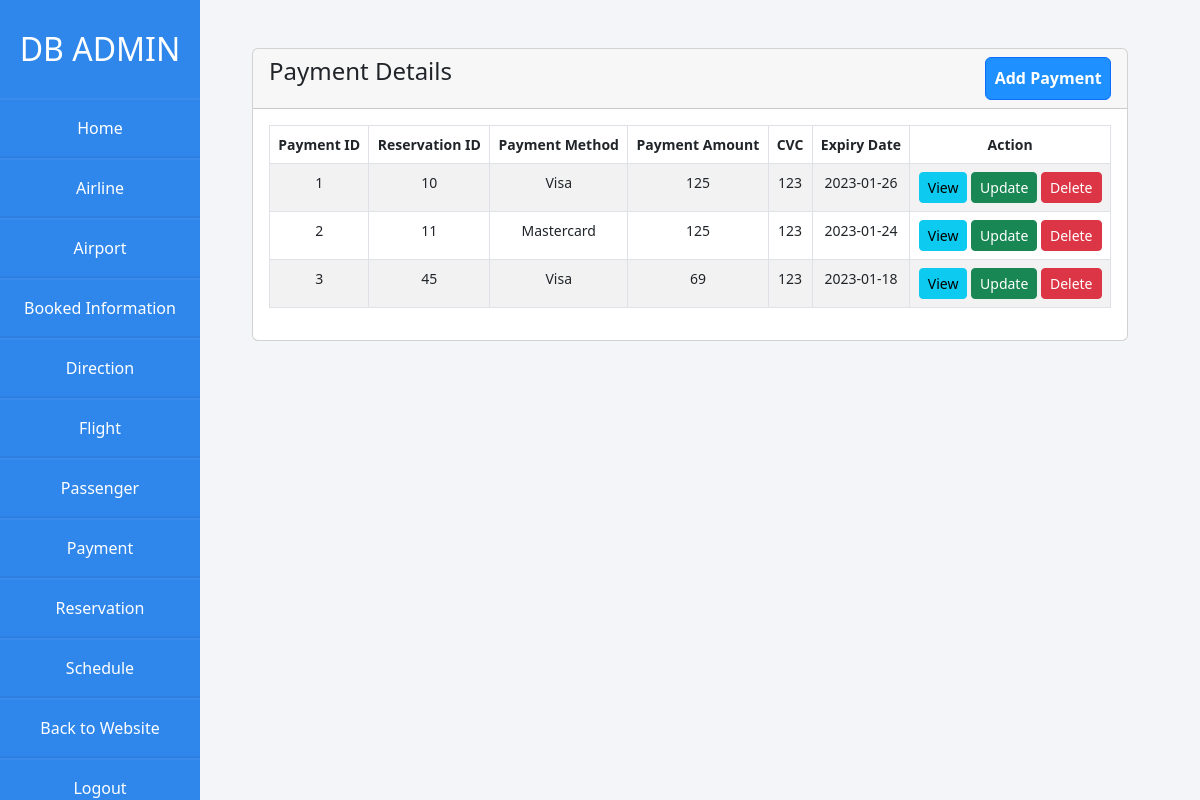
The page /Airlines/admin/payment.php on the database as committed earlier.
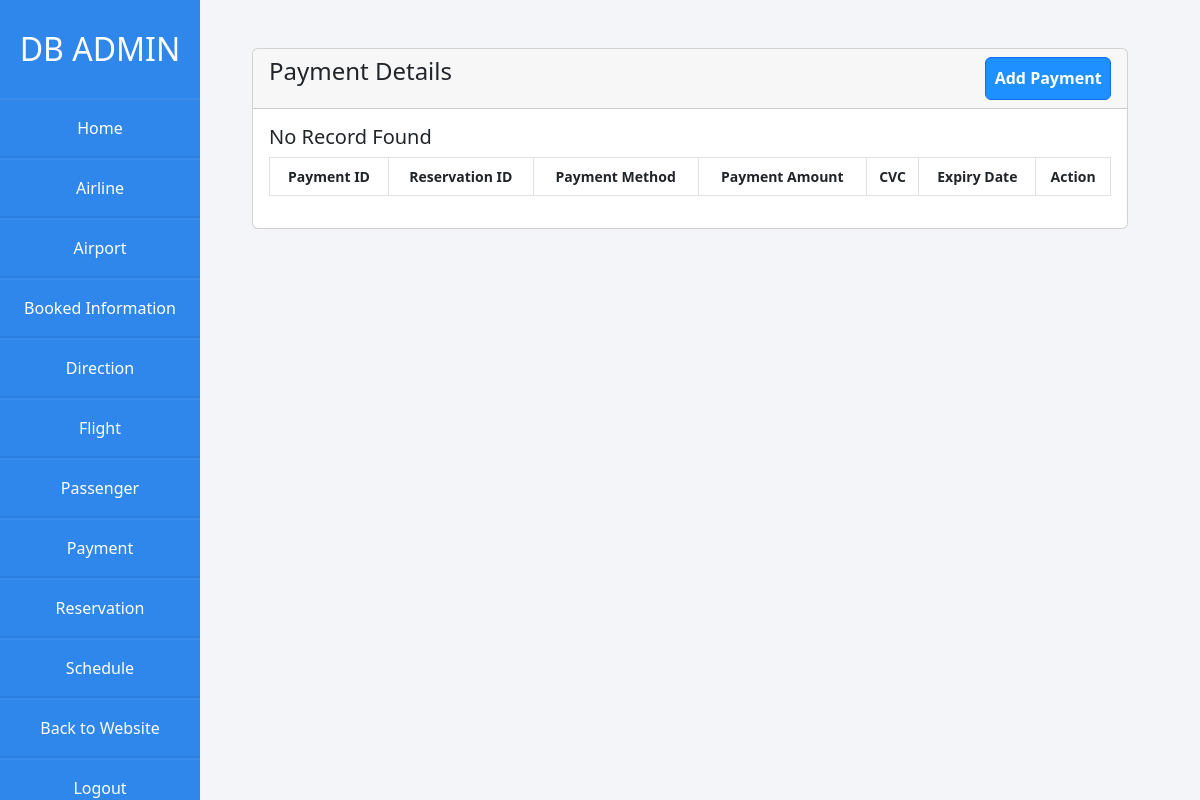
The same page on the database as committed later.
### tables this page shows
CREATE TABLE `payment` (
  `payment_id` int(10) NOT NULL,
  `reservation_id` int(10) NOT NULL,
  `payment_method` varchar(20) NOT NULL,
  `payment_amount` int(11) NOT NULL,
  `cvc` int(3) NOT NULL,
  `expiry_date` date NOT NULL
);

### Airlines/admin/payment.php (the view, shortened to what this page needs)
<?php
  require 'dbcon.php';
?>
<!doctype html>
<html lang="en">
  <head>
    <link href="https://cdn.jsdelivr.net/npm/bootstrap@5.2.0-beta1/dist/css/bootstrap.min.css" rel="stylesheet">
    <link rel="stylesheet" href="css/styles.css">
  </head>
  <body>
    <div class="wrapper">
      <div class="sidebar">
        <h2>DB Admin</h2>
        <li><a href="admin.php">Home</a></li>
        <li><a href="airline.php">Airline</a></li>
        <li><a href="airport.php">Airport</a></li>
        <li><a href="booked-information.php">Booked Information</a></li>
        <li><a href="direction.php">Direction</a></li>
        <li><a href="flight.php">Flight</a></li>
        <li><a href="passenger.php">Passenger</a></li>
        <li><a href="payment.php">Payment</a></li>
        <li><a href="reservation.php">Reservation</a></li>
        <li><a href="schedule.php">Schedule</a></li>
        <li><a href="../home.php"> Back to Website</a></li>
        <li><a href="logout-admin.php"> Logout</a></li>
      </div>
    </div>
    <div class="container mt-5">
      <div class="row">
        <div class="col-md-12">
          <div class="card">
            <div class="card-header">
              <h4>Payment Details
                <a href="payment-create.php" class="btn btn-primary float-end">Add Payment</a>
              </h4>
            </div>
            <div class="card-body">
              <table class="table table-bordered table-striped">
                  <thead>
                      <tr>
                        <th>Payment ID</th>
                        <th>Reservation ID</th>
                        <th>Payment Method</th>
                        <th>Payment Amount</th>
                        <th>CVC</th>
                        <th>Expiry Date</th>
                        <th>Action</th>
                      </tr>
                  </thead>
                  <tbody>
                    <?php
                      $query = "SELECT * FROM payment";
                      $query_run = mysqli_query($con, $query);
                      if(mysqli_num_rows($query_run) > 0){
                        foreach($query_run as $payment){
                          ?>
                          <tr>
                            <td><?= $payment['payment_id']; ?></td>
                            <td><?= $payment['reservation_id']; ?></td>
                            <td><?= $payment['payment_method']; ?></td>
                            <td><?= $payment['payment_amount']; ?></td>
                            <td><?= $payment['cvc']; ?></td>
                            <td><?= $payment['expiry_date']; ?></td>
                            <td>
                              <a href="payment-view.php?payment_id=<?= $payment['payment_id']; ?>" class="btn btn-info btn-sm">View</a>
                              <a href="payment-update.php?payment_id=<?= $payment['payment_id']; ?>" class="btn btn-success btn-sm">Update</a>
                              <form action="code.php" method='POST' class="d-inline">
                                <button type="submit" name="delete_payment" value="<?=$payment['payment_id']; ?>" class="btn btn-danger btn-sm">Delete</a>
                              </form>
                            </td>
                          </tr>
                          <?php
                        }
                      }
                      else{
                        echo '<h5>No Record Found </h5>';
                      }
                    ?>
                  </tbody>
              </table>
            </div>
          </div>
        </div>
      </div>
    </div>
  </body>
</html>

Rows that differ between the two databases and show on the page:
removed payment: payment "1", reservation "10", payment_method "Visa", payment_amount "125", cvc "123", expiry_date "2023-01-26"
removed payment: payment "2", reservation "11", payment_method "Mastercard", payment_amount "125", cvc "123", expiry_date "2023-01-24"
removed payment: payment "3", reservation "45", payment_method "Visa", payment_amount "69", cvc "123", expiry_date "2023-01-18"
Other text that changed with them:
text now shown: "No Record Found"
